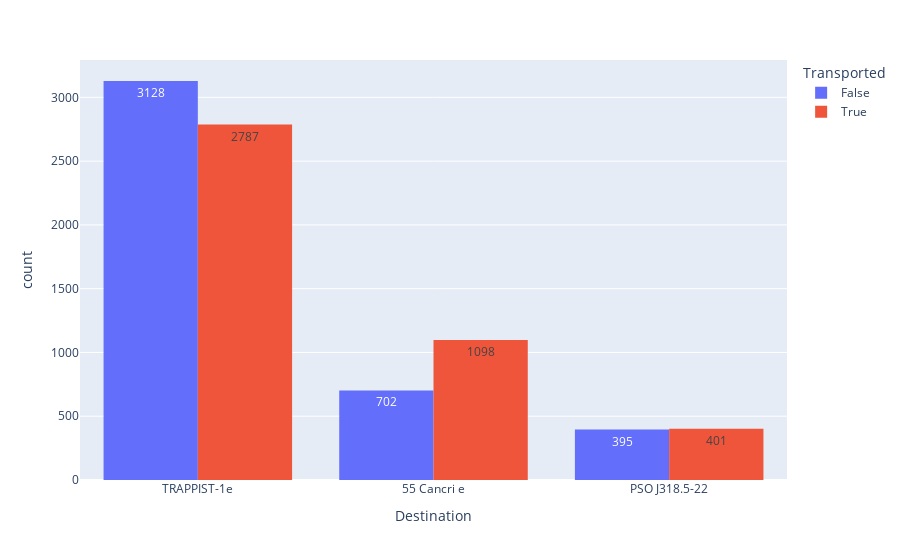

Notebook source saved alongside this figure:
### Code cell
px.histogram(train, x ='Destination', text_auto=True, color='Transported', barmode='group' )

### Figure 1 — Plotly figure (JSON) as saved in the notebook; plotly's stock layout.template omitted (floating-point values rounded to 4 significant figures; data arrays with more than 128 entries replaced by an {"elided": "..."} marker saying what was removed)
{"data": [{"alignmentgroup": "True", "bingroup": "x", "hovertemplate": "Transported=False<br>Destination=%{x}<br>count=%{y}<extra></extra>", "legendgroup": "False", "marker": {"color": "#636efa", "pattern": {"shape": ""}}, "name": "False", "offsetgroup": "False", "orientation": "v", "showlegend": true, "texttemplate": "%{value}", "type": "histogram", "x": {"elided": "4315 str values"}, "xaxis": "x", "yaxis": "y"}, {"alignmentgroup": "True", "bingroup": "x", "hovertemplate": "Transported=True<br>Destination=%{x}<br>count=%{y}<extra></extra>", "legendgroup": "True", "marker": {"color": "#EF553B", "pattern": {"shape": ""}}, "name": "True", "offsetgroup": "True", "orientation": "v", "showlegend": true, "texttemplate": "%{value}", "type": "histogram", "x": {"elided": "4378 str values"}, "xaxis": "x", "yaxis": "y"}], "layout": {"barmode": "group", "legend": {"title": {"text": "Transported"}, "tracegroupgap": 0}, "margin": {"t": 60}, "xaxis": {"anchor": "y", "domain": [0, 1], "title": {"text": "Destination"}}, "yaxis": {"anchor": "x", "domain": [0, 1], "title": {"text": "count"}}}}
